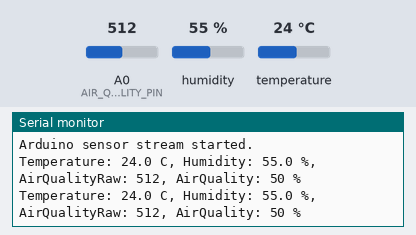
Recording of a sketch running on a simulated Arduino Uno, built with avr-gcc and run on an emulated ATmega328P. Shown: the last lines printed to the serial monitor. The inputs (shaded band) are chosen by the test bench; at power-on: humidity 55 %, A0 (AIR_QUALITY_PIN) = 512, temperature 24 °C.

Above: at 2.8 s.
2.9 s: humidity set to 22 %
At 4.9 s:
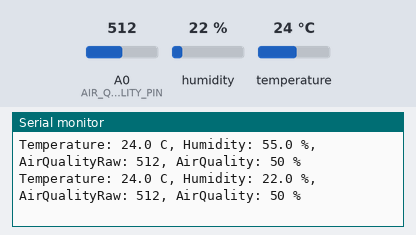
5.6 s: A0 (AIR_QUALITY_PIN) set to 716
At 7.3 s:
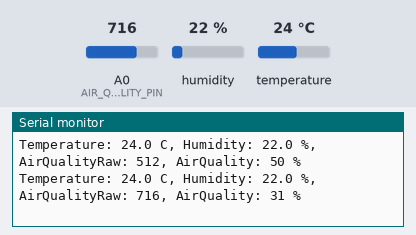
8.3 s: temperature set to 12 °C
At 10.8 s:
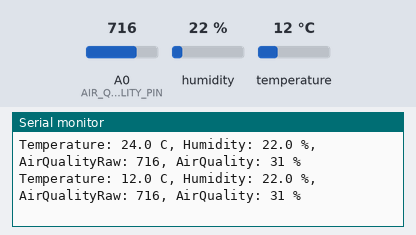
11.0 s: A0 (AIR_QUALITY_PIN) set to 900
At 13.4 s:
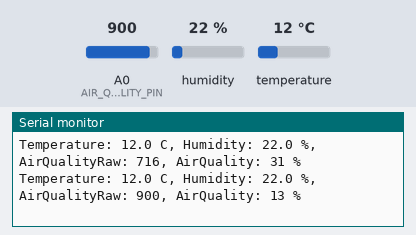
13.7 s: humidity set to 40 %
At 14.7 s:
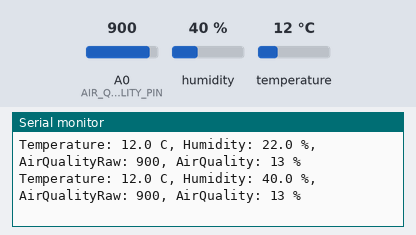
Timing chart, 0 to 16.7 s (numbered marks = the images above; inputs shaded):
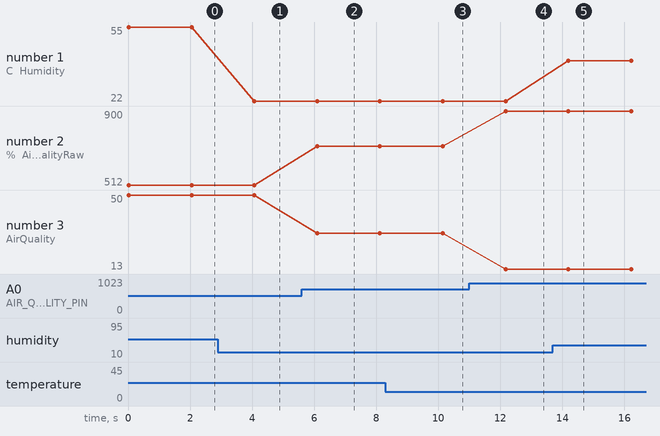

Measured:
- after the input at 2.9 s, the serial monitor: prints a new line after 1.2 s (image 1)
- after the input at 5.6 s, the serial monitor: prints a new line after 0.50 s (image 2)
- after the input at 8.3 s, the serial monitor: prints a new line after 1.8 s (image 3)
- after the input at 11.0 s, the serial monitor: prints a new line after 1.2 s (image 4)
- after the input at 13.7 s, the serial monitor: prints a new line after 0.50 s (image 5)
- plotted number 1: 55 → 22 after the input at 2.9 s, 22 → 40 after the input at 13.7 s
- plotted number 2: 512 → 716 after the input at 5.6 s, 716 → 900 after the input at 11.0 s
- plotted number 3: 50 → 31 after the input at 5.6 s, 31 → 13 after the input at 11.0 s

The sketch:

sensors.ino
```cpp
#include <DHT.h>

constexpr uint8_t DHT_PIN = 3;
constexpr uint8_t AIR_QUALITY_PIN = A0;

#define DHT_TYPE DHT11

DHT dht(DHT_PIN, DHT_TYPE);

void setup() {
    Serial.begin(115200);
    dht.begin();

    Serial.println("Arduino sensor stream started.");
}

void loop() {
    const float humidity = dht.readHumidity();
    const float temperatureC = dht.readTemperature();
    const int airQualityRaw = analogRead(AIR_QUALITY_PIN);
    const int airQuality = map(airQualityRaw, 0, 1023, 100, 0);

    if (isnan(humidity) || isnan(temperatureC)) {
        Serial.println("Failed to read from DHT sensor.");
        delay(2000);
        return;
    }

    Serial.print("Temperature: ");
    Serial.print(temperatureC, 1);
    Serial.print(" C, Humidity: ");
    Serial.print(humidity, 1);
    Serial.print(" %, AirQualityRaw: ");
    Serial.print(airQualityRaw);
    Serial.print(", AirQuality: ");
    Serial.print(airQuality);
    Serial.println(" %");

    delay(2000);
}
```
